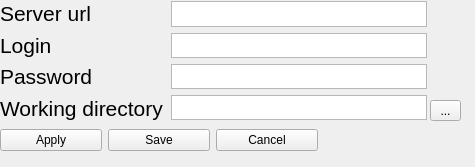
<?xml version="1.0" encoding="UTF-8"?>
<ui version="4.0">
 <class>Settings_form</class>
 <widget class="QWidget" name="Settings_form">
  <property name="geometry">
   <rect>
    <x>0</x>
    <y>0</y>
    <width>475</width>
    <height>167</height>
   </rect>
  </property>
  <property name="windowTitle">
   <string>Settings</string>
  </property>
  <widget class="QWidget" name="horizontalLayoutWidget">
   <property name="geometry">
    <rect>
     <x>0</x>
     <y>120</y>
     <width>318</width>
     <height>41</height>
    </rect>
   </property>
   <layout class="QHBoxLayout" name="horizontalLayout">
    <item>
     <widget class="QPushButton" name="apply_button">
      <property name="text">
       <string>Apply</string>
      </property>
     </widget>
    </item>
    <item>
     <widget class="QPushButton" name="save_button">
      <property name="text">
       <string>Save</string>
      </property>
     </widget>
    </item>
    <item>
     <widget class="QPushButton" name="cancel_button">
      <property name="text">
       <string>Cancel</string>
      </property>
     </widget>
    </item>
   </layout>
  </widget>
  <widget class="QWidget" name="verticalLayoutWidget_2">
   <property name="geometry">
    <rect>
     <x>0</x>
     <y>0</y>
     <width>168</width>
     <height>121</height>
    </rect>
   </property>
   <layout class="QVBoxLayout" name="verticalLayout_2">
    <item>
     <widget class="QLabel" name="ardress_label">
      <property name="font">
       <font>
        <pointsize>16</pointsize>
       </font>
      </property>
      <property name="text">
       <string>Server url</string>
      </property>
     </widget>
    </item>
    <item>
     <widget class="QLabel" name="login_label">
      <property name="font">
       <font>
        <pointsize>16</pointsize>
       </font>
      </property>
      <property name="text">
       <string>Login</string>
      </property>
     </widget>
    </item>
    <item>
     <widget class="QLabel" name="password_label">
      <property name="font">
       <font>
        <pointsize>16</pointsize>
       </font>
      </property>
      <property name="text">
       <string>Password</string>
      </property>
     </widget>
    </item>
    <item>
     <widget class="QLabel" name="directory_label">
      <property name="font">
       <font>
        <pointsize>16</pointsize>
       </font>
      </property>
      <property name="text">
       <string>Working directory</string>
      </property>
     </widget>
    </item>
   </layout>
  </widget>
  <widget class="QToolButton" name="open_folder_dialog_button">
   <property name="geometry">
    <rect>
     <x>430</x>
     <y>100</y>
     <width>31</width>
     <height>21</height>
    </rect>
   </property>
   <property name="text">
    <string>...</string>
   </property>
   <property name="icon">
    <iconset>
     <normaloff>../images/explorer_icon.png</normaloff>../images/explorer_icon.png</iconset>
   </property>
  </widget>
  <widget class="QTextEdit" name="server_url">
   <property name="geometry">
    <rect>
     <x>171</x>
     <y>1</y>
     <width>256</width>
     <height>26</height>
    </rect>
   </property>
   <property name="sizePolicy">
    <sizepolicy hsizetype="Expanding" vsizetype="Minimum">
     <horstretch>0</horstretch>
     <verstretch>0</verstretch>
    </sizepolicy>
   </property>
  </widget>
  <widget class="QTextEdit" name="login">
   <property name="geometry">
    <rect>
     <x>171</x>
     <y>33</y>
     <width>256</width>
     <height>25</height>
    </rect>
   </property>
   <property name="sizePolicy">
    <sizepolicy hsizetype="Expanding" vsizetype="Minimum">
     <horstretch>0</horstretch>
     <verstretch>0</verstretch>
    </sizepolicy>
   </property>
  </widget>
  <widget class="QTextEdit" name="password">
   <property name="geometry">
    <rect>
     <x>171</x>
     <y>64</y>
     <width>256</width>
     <height>25</height>
    </rect>
   </property>
   <property name="sizePolicy">
    <sizepolicy hsizetype="Expanding" vsizetype="Minimum">
     <horstretch>0</horstretch>
     <verstretch>0</verstretch>
    </sizepolicy>
   </property>
  </widget>
  <widget class="QTextEdit" name="working_directory">
   <property name="geometry">
    <rect>
     <x>171</x>
     <y>95</y>
     <width>256</width>
     <height>25</height>
    </rect>
   </property>
   <property name="sizePolicy">
    <sizepolicy hsizetype="Expanding" vsizetype="Minimum">
     <horstretch>0</horstretch>
     <verstretch>0</verstretch>
    </sizepolicy>
   </property>
  </widget>
 </widget>
 <resources/>
 <connections/>
</ui>
